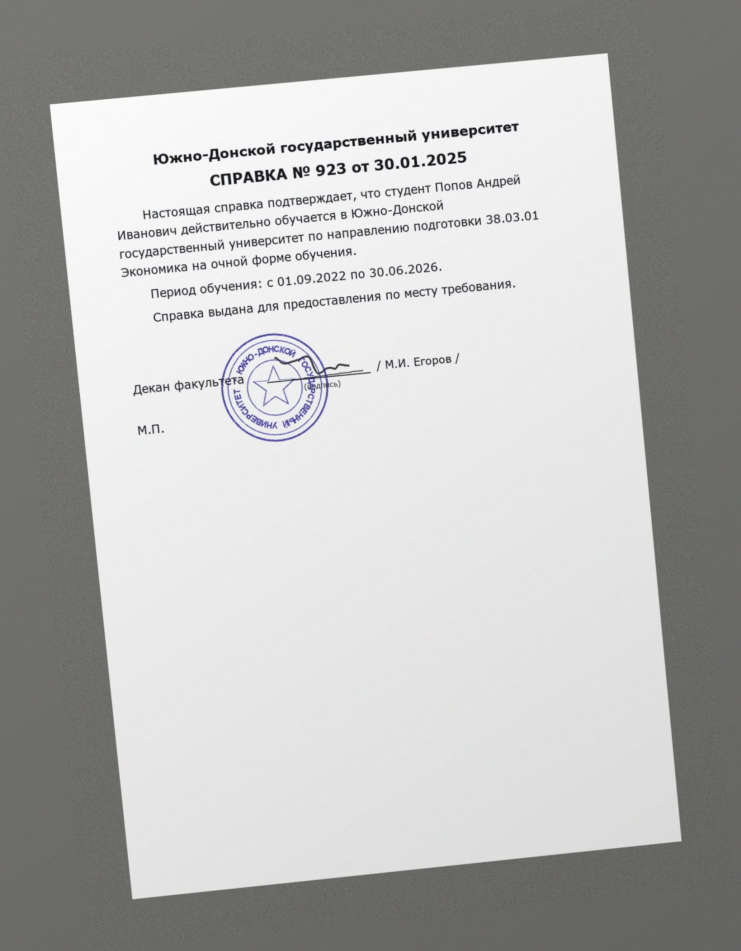
#> input picture data/samples/sample_03.jpg, 1482 x 1901 px (shown at 1/2 size)
$ python -i preprocess.py   (imports and definitions only)
#> lines starting #> are read from the running program, lines starting #| are printed output that depends on the picture; after the words box and inside, x2 and y2 are one past the last pixel; in counts of white or black regions, pixels touching at a corner belong together
#> further down, picture is the input picture: shape (1901, 1482, 3); mean B, G, R 184.2, 184.7, 184.7
"""Предобработка фотографий документов: загрузка, тень, наклон, перспектива, блики.

Все геометрические операции возвращают матрицу 3x3 «до -> после», чтобы рамки слов
можно было вернуть на исходное фото (подсветка найденных полей).
"""

from __future__ import annotations

import io
from typing import Optional

import cv2
import numpy as np
from PIL import Image, ImageOps

PDF_SCALE = 3.0  # ~216 dpi для листа A4
MAX_PDF_PIXELS = 45_000_000  # потолок размера отрисованной страницы PDF (лист A4 при PDF_SCALE — около 4,5 млн)
MAX_SIDE = 6000


class UnsupportedFile(ValueError):
    pass


def _odd(n: int) -> int:
    n = int(n)
    return n if n % 2 == 1 else n + 1


# [41 lines left out: functions load_pages, limit_size, not called in this run]


def scale_matrix(sx: float, sy: Optional[float] = None) -> np.ndarray:
    return np.array([[sx, 0, 0], [0, sy if sy is not None else sx, 0], [0, 0, 1]], dtype=np.float64)


def affine3(m23: np.ndarray) -> np.ndarray:
    return np.vstack([m23, [0, 0, 1]]).astype(np.float64)


# [97 lines left out: functions resize_for_ocr, background_gain, normalize_illumination, glare_mask, estimate_skew, rotate_expand and 1 more, not called in this run]


def _paper_masks(small: np.ndarray):
    """Кандидаты маски листа: заливка фона от краёв кадра (устойчива к тени) и порог Otsu."""
    sh, sw = small.shape[:2]
    gray = cv2.GaussianBlur(cv2.cvtColor(small, cv2.COLOR_BGR2GRAY), (7, 7), 0)
    # 1) фон = область, достижимая от краёв плавными переходами яркости
    ff = np.zeros((sh + 2, sw + 2), np.uint8)
    xs = [2, sw // 4, sw // 2, 3 * sw // 4, sw - 3]
    ys = [2, sh // 4, sh // 2, 3 * sh // 4, sh - 3]
    seeds = [(x, y) for x in xs for y in (2, sh - 3)] + [(x, y) for x in (2, sw - 3) for y in ys]
    flags = 4 | cv2.FLOODFILL_MASK_ONLY | cv2.FLOODFILL_FIXED_RANGE | (255 << 8)
    for x, y in seeds:
        if ff[y + 1, x + 1] == 0:
            cv2.floodFill(gray, ff, (x, y), 0, 26, 26, flags)
    yield "flood", ((1 - (ff[1:-1, 1:-1] > 0).astype(np.uint8)) * 255)
    # 2) глобальный порог
    _, th = cv2.threshold(gray, 0, 255, cv2.THRESH_BINARY + cv2.THRESH_OTSU)
    yield "otsu", th


def _is_real_boundary(gray: np.ndarray, quad: np.ndarray) -> bool:
    """Лист на фото отличается от окружающего фона по яркости. Если внутри и снаружи «рамки» одно и то же (белый лист во весь кадр,
    а найденный четырёхугольник — просто блок текста внутри него), это не граница листа: обрезка по ней отрежет шапку и поля."""
    sh, sw = gray.shape[:2]
    inner = np.zeros((sh, sw), np.uint8)
    cv2.fillConvexPoly(inner, quad.astype(np.int32), 255)
    k = max(9, int(0.05 * min(sh, sw)))
    outer = cv2.dilate(inner, cv2.getStructuringElement(cv2.MORPH_ELLIPSE, (2 * k + 1, 2 * k + 1)))
    ring = (outer > 0) & (inner == 0)
    if ring.sum() < 0.01 * sh * sw:
        return True  # лист у самого края кадра: сравнивать не с чем
    # яркость самой бумаги (а не медиана: в плотном тексте она занижена) против типичной яркости вокруг
    return abs(float(np.percentile(gray[inner > 0], 85)) - float(np.median(gray[ring]))) >= 14.0


def find_page_quad(bgr: np.ndarray) -> Optional[np.ndarray]:
    """Четыре угла листа бумаги на фото (если лист хорошо отделим от фона и не обрезан рамкой)."""
    h, w = bgr.shape[:2]
#> h = 1901; w = 1482
    s = 700.0 / max(h, w)
#> s = 0.368
    small = cv2.resize(bgr, None, fx=s, fy=s, interpolation=cv2.INTER_AREA) if s < 1 else bgr.copy()
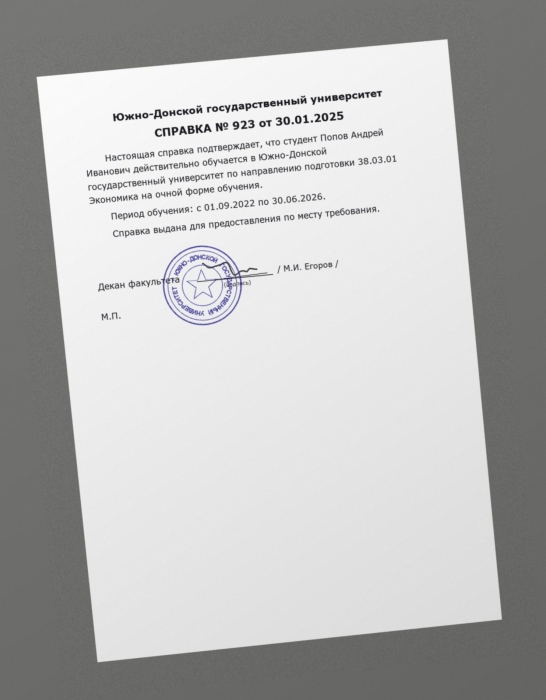
#> small: shape (700, 546, 3); mean B, G, R 184.2, 184.7, 184.7
    sh, sw = small.shape[:2]
#> sh = 700; sw = 546
    small_gray = cv2.GaussianBlur(cv2.cvtColor(small, cv2.COLOR_BGR2GRAY), (7, 7), 0)
    for _, mask in _paper_masks(small):
        th = cv2.morphologyEx(mask, cv2.MORPH_CLOSE, cv2.getStructuringElement(cv2.MORPH_ELLIPSE, (15, 15)))
        th = cv2.morphologyEx(th, cv2.MORPH_OPEN, cv2.getStructuringElement(cv2.MORPH_ELLIPSE, (15, 15)))
        contours, _ = cv2.findContours(th, cv2.RETR_EXTERNAL, cv2.CHAIN_APPROX_SIMPLE)
        if not contours:
            continue
        cnt = max(contours, key=cv2.contourArea)
        if not (0.22 < cv2.contourArea(cnt) / float(sh * sw) < 0.97):
            continue
        hull = cv2.convexHull(cnt)
        peri = cv2.arcLength(hull, True)
        quad = None
        for eps in (0.015, 0.02, 0.03, 0.045, 0.06):
            approx = cv2.approxPolyDP(hull, eps * peri, True)
            if len(approx) == 4:
                quad = approx.reshape(4, 2).astype(np.float32)
                break
        if quad is None:
            continue
        # лист не должен упираться в края кадра (иначе он обрезан)
        margin = 3
        if sum(1 for x, y in quad if x < margin or y < margin or x > sw - 1 - margin or y > sh - 1 - margin) >= 2:
            continue
        ssum, sdiff = quad.sum(axis=1), np.diff(quad, axis=1).ravel()
        ordered = np.array([quad[np.argmin(ssum)], quad[np.argmin(sdiff)], quad[np.argmax(ssum)], quad[np.argmax(sdiff)]], dtype=np.float32)
        wt, wb = np.linalg.norm(ordered[1] - ordered[0]), np.linalg.norm(ordered[2] - ordered[3])
        hl, hr = np.linalg.norm(ordered[3] - ordered[0]), np.linalg.norm(ordered[2] - ordered[1])
        if min(wt, wb) < 0.5 * max(wt, wb) or min(hl, hr) < 0.5 * max(hl, hr):
            continue
        # соотношение сторон листа должно быть «документным» (A4 ~ 1.41), иначе это не лист
        ratio = max(wt + wb, hl + hr) / max(1.0, min(wt + wb, hl + hr))
        if not (1.1 < ratio < 1.9):
            continue
        if not _is_real_boundary(small_gray, ordered):
            continue
        return ordered / s
#> this loop made 1 pass
#> (peri, margin, ssum, sdiff, ordered, wt, wb, hl) on pass 1: (1982.2, 3, [485, 1117, 759, 115], [-405, 117, 561, 41], [[37, 78], [445, 40], [500, 617], [99, 660]], 409.8, 403.3, 585.3)
#> pass 1, in find_page_quad, `th = cv2.morphologyEx(mask, cv2.MORPH_CLOSE, cv2.getStructuringElement..`:
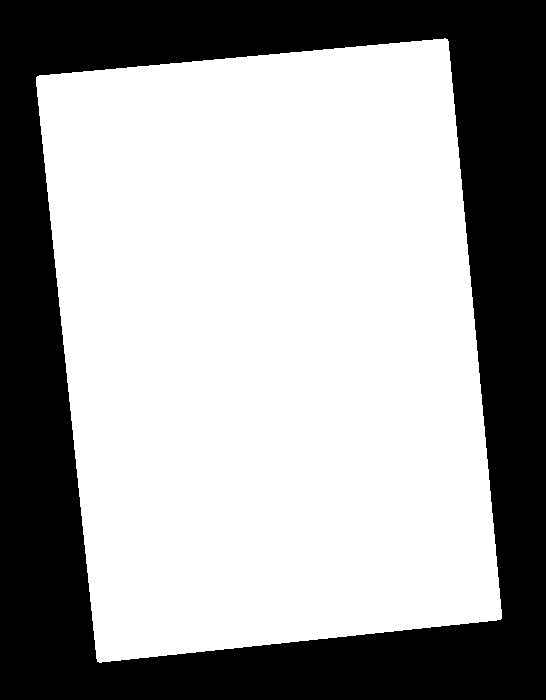
#> th: shape (700, 546); 63.2% white; 1 black region, box (x1, y1, x2, y2) and area: (0, 0, 546, 700) 140620
#> pass 1, in _is_real_boundary, `outer = cv2.dilate(inner, cv2.getStructuringElement(cv2.MORPH_ELLIPSE,..`:
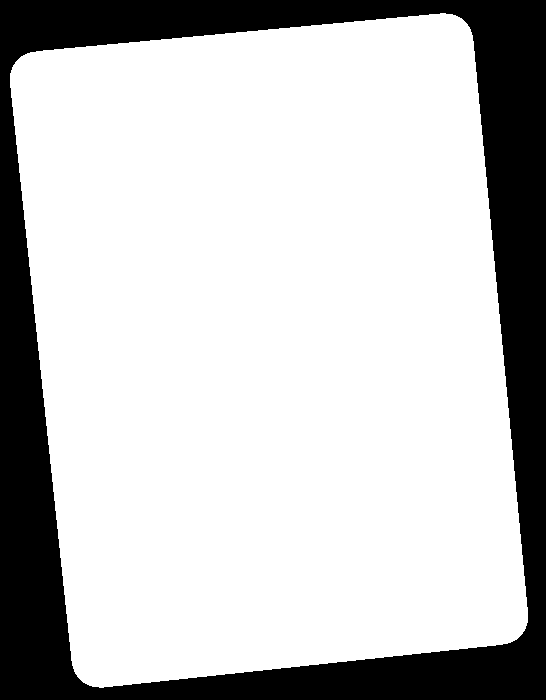
#> outer: shape (700, 546); 76.9% white; 1 black region, box (x1, y1, x2, y2) and area: (0, 0, 546, 700) 88377
#> pass 1, in _is_real_boundary, `ring = (outer > 0) & (inner == 0)`:
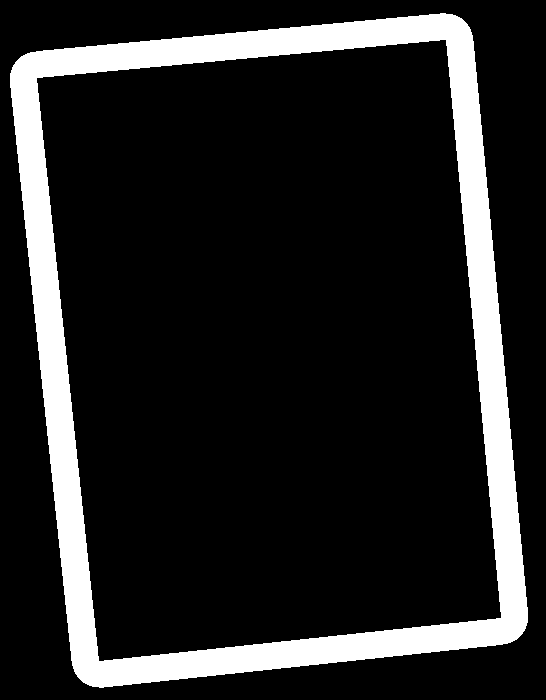
#> ring: shape (700, 546) bool; 14.7% white; 1 white region, box (x1, y1, x2, y2) and area: (10, 13, 528, 688) 56060
    return None


# [9 lines left out: function warp_quad, not called in this run]


def to_gray(bgr: np.ndarray) -> np.ndarray:
    return cv2.cvtColor(bgr, cv2.COLOR_BGR2GRAY) if bgr.ndim == 3 else bgr


# [29 lines left out: functions _thin_segments, remove_lines, not called in this run]


def glare_fraction(bgr: np.ndarray) -> float:
    """Доля площади, занятая бликами (для решения, нужен ли вариант с их заделкой)."""
    return float(np.count_nonzero(glare_mask(bgr))) / bgr.shape[0] / bgr.shape[1]


# [18 lines left out: function make_variant, not called in this run]

>>> import cv2
>>> picture = cv2.imread('../../data/samples/sample_03.jpg')
>>> result = find_page_quad(picture)
#> result = [[100.5, 211.8], [1208.5, 108.6], [1357.9, 1675.6], [268.9, 1792.4]]

$ run again, on data/samples/sample_05.jpg
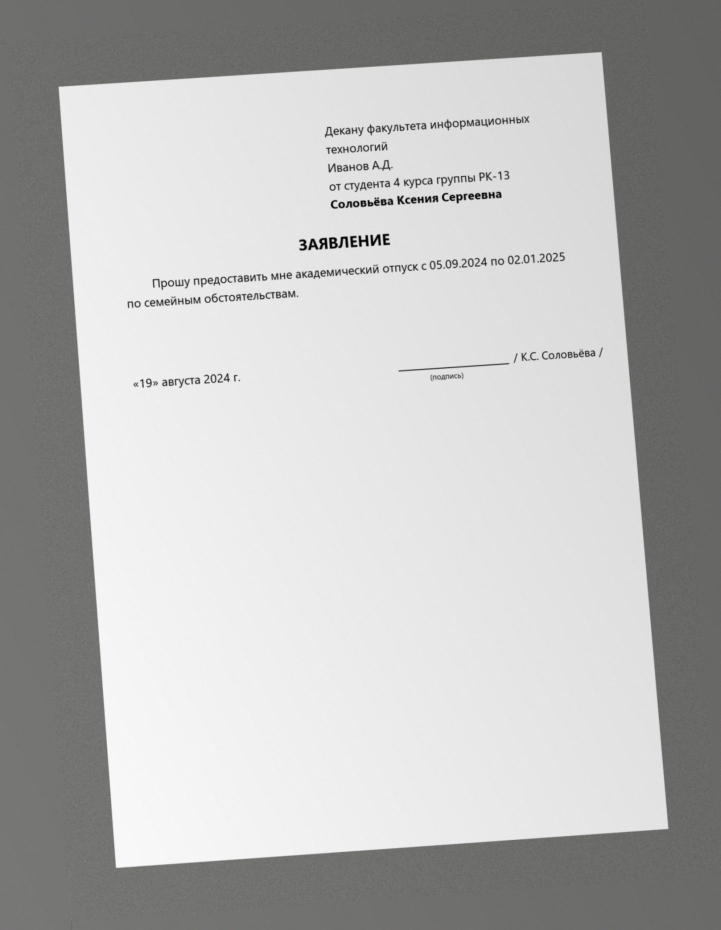
#> input picture data/samples/sample_05.jpg, 1441 x 1860 px (shown at 1/2 size)
#> picture is the input picture: shape (1860, 1441, 3); mean B, G, R 184.8, 185.5, 185.5
#> the loop in find_page_quad, `for _, mask in _paper_masks(small):` made 1 pass
#> (peri, margin, ssum, sdiff, ordered, wt, wb, hl) on pass 1: (1994.7, 3, [490, 1122, 740, 112], [-410, 120, 564, 22], [[45, 67], [450, 40], [501, 621], [88, 652]], 405.9, 414.2, 586.6)
#> pass 1, in find_page_quad, `th = cv2.morphologyEx(mask, cv2.MORPH_CLOSE, cv2.getStructuringElement..`:
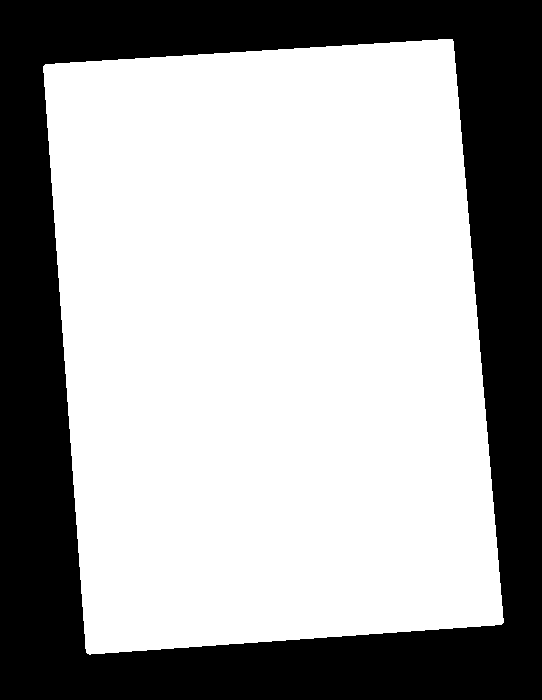
#> th: shape (700, 542); 64.6% white; 1 black region, box (x1, y1, x2, y2) and area: (0, 0, 542, 700) 134271
#> pass 1, in _is_real_boundary, `ring = (outer > 0) & (inner == 0)`:
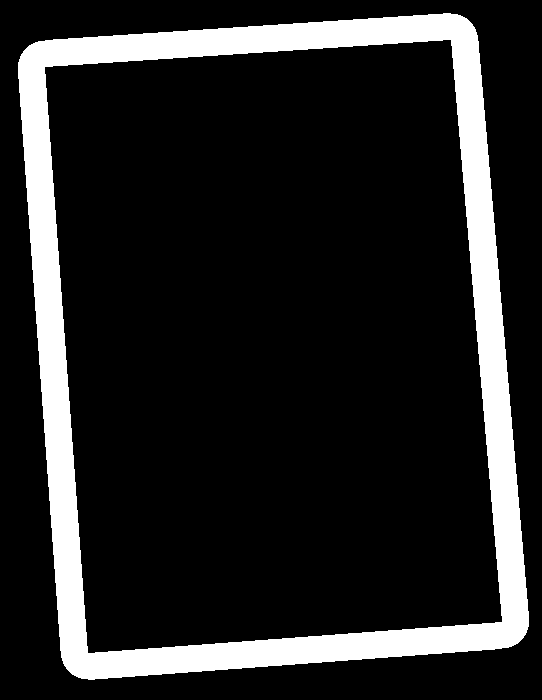
#> ring: shape (700, 542) bool; 14.9% white; 1 white region, box (x1, y1, x2, y2) and area: (18, 13, 529, 680) 56374
#> result = [[119.6, 178], [1195.7, 106.3], [1331.2, 1650.1], [233.8, 1732.5]]

$ run again, on data/samples/sample_07.jpg
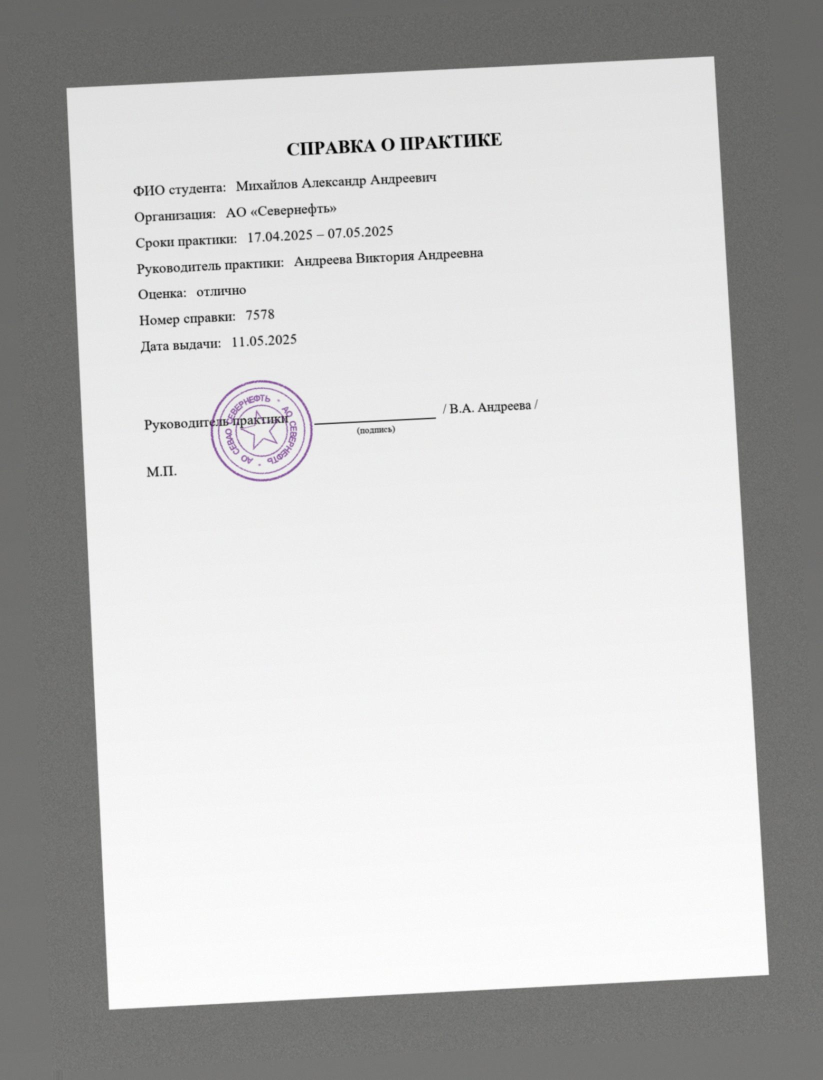
#> input picture data/samples/sample_07.jpg, 1645 x 2159 px (shown at 1/2 size)
#> picture is the input picture: shape (2159, 1645, 3); mean B, G, R 195.1, 195.6, 195.7
#> the loop in find_page_quad, `for _, mask in _paper_masks(small):` made 1 pass
#> (peri, margin, ssum, sdiff, ordered, wt, wb, hl) on pass 1: (2040.3, 3, [498, 1128, 726, 102], [-424, 132, 582, 16], [[43, 59], [461, 37], [498, 630], [72, 654]], 418.6, 426.7, 595.7)
#> pass 1, in find_page_quad, `th = cv2.morphologyEx(mask, cv2.MORPH_CLOSE, cv2.getStructuringElement..`:
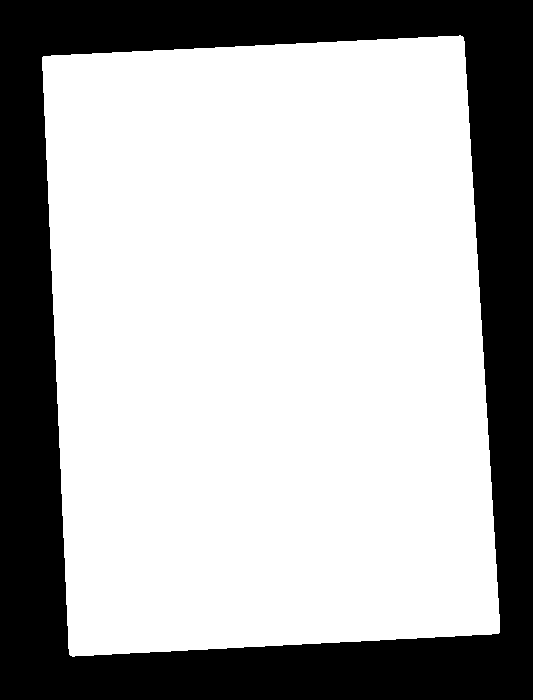
#> th: shape (700, 533); 68.8% white; 1 black region, box (x1, y1, x2, y2) and area: (0, 0, 533, 700) 116253
#> pass 1, in _is_real_boundary, `ring = (outer > 0) & (inner == 0)`:
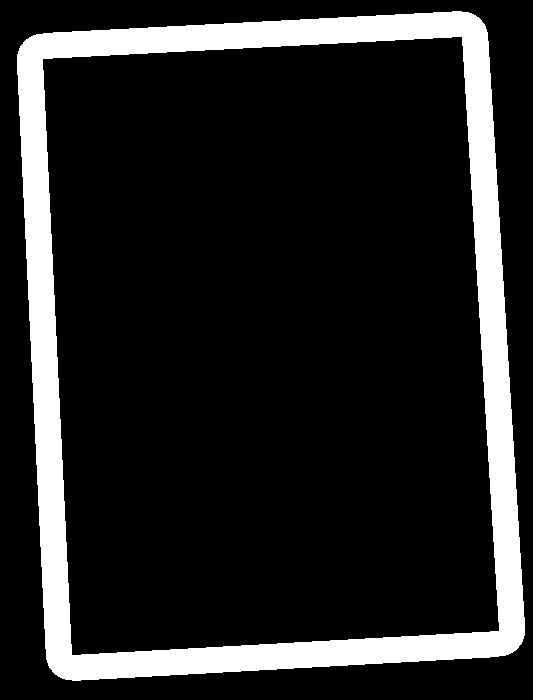
#> ring: shape (700, 533) bool; 14.8% white; 1 white region, box (x1, y1, x2, y2) and area: (17, 11, 525, 681) 55338
#> result = [[132.6, 182], [1421.9, 114.1], [1536, 1943.1], [222.1, 2017.1]]

$ run again, on data/samples/sample_09.jpg
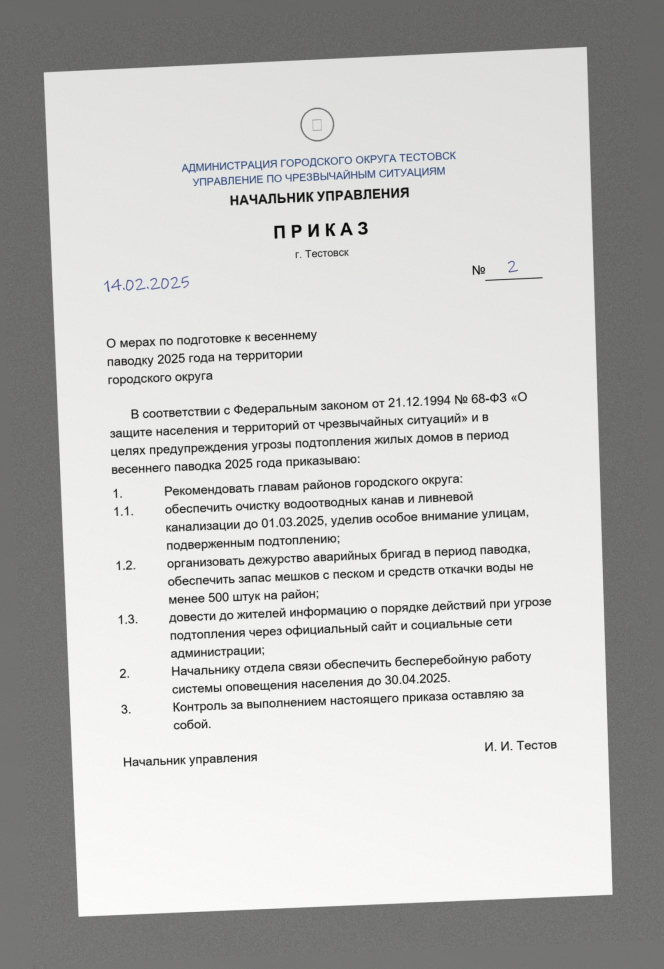
#> input picture data/samples/sample_09.jpg, 1327 x 1937 px (shown at 1/2 size)
#> picture is the input picture: shape (1937, 1327, 3); mean B, G, R 190.6, 192.4, 192.4
#> the loop in find_page_quad, `for _, mask in _paper_masks(small):` made 1 pass
#> (peri, margin, ssum, sdiff, ordered, wt, wb, hl) on pass 1: (1998.4, 3, [455, 1087, 720, 86], [-387, 203, 604, 22], [[32, 54], [421, 34], [442, 645], [58, 662]], 389.5, 384.4, 608.6)
#> pass 1, in find_page_quad, `th = cv2.morphologyEx(mask, cv2.MORPH_CLOSE, cv2.getStructuringElement..`:
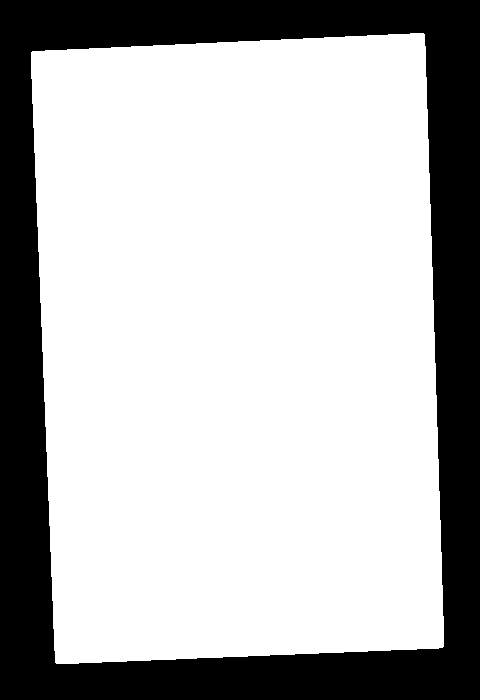
#> th: shape (700, 480); 71.8% white; 1 black region, box (x1, y1, x2, y2) and area: (0, 0, 480, 700) 94745
#> pass 1, in _is_real_boundary, `ring = (outer > 0) & (inner == 0)`:
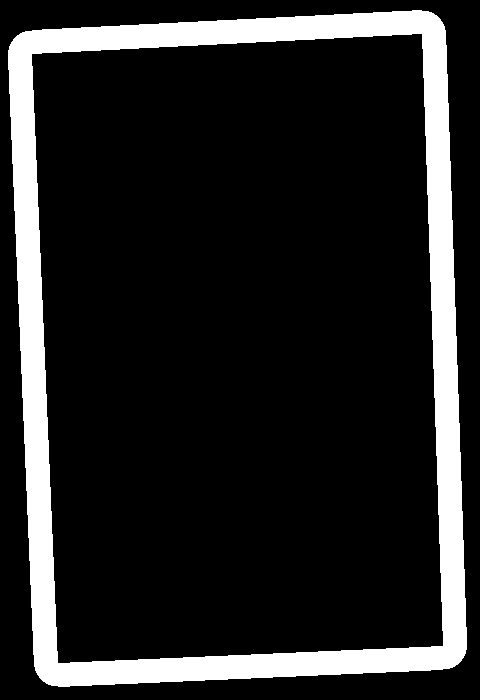
#> ring: shape (700, 480) bool; 14.8% white; 1 white region, box (x1, y1, x2, y2) and area: (8, 10, 467, 687) 49852
#> result = [[88.55, 149.4], [1165, 94.08], [1223.1, 1784.8], [160.5, 1831.8]]
